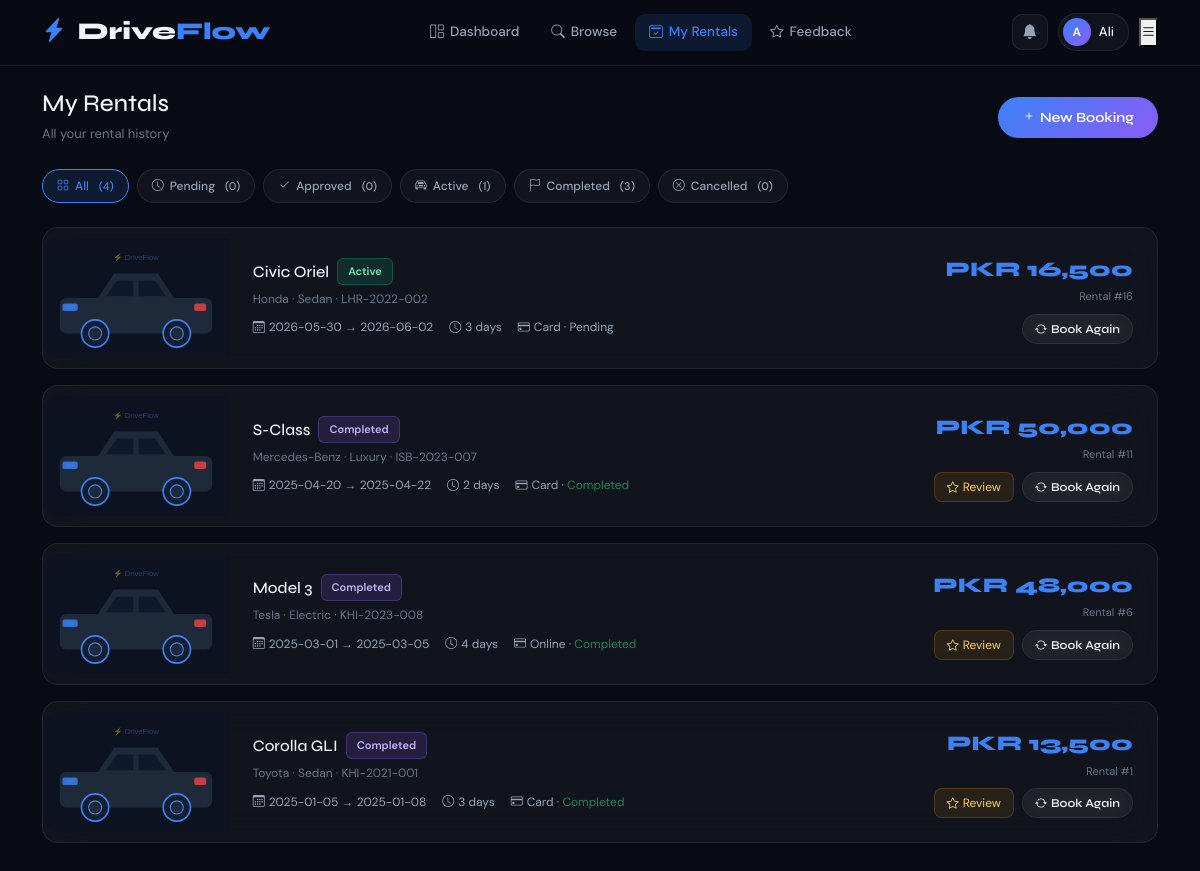
/customer/my_rentals.php (signed in), run on the app's committed database.
### tables this page shows
CREATE TABLE rentals (
    id INT AUTO_INCREMENT PRIMARY KEY,
    user_id INT NOT NULL,
    vehicle_id INT NOT NULL,
    start_date DATE NOT NULL,
    end_date DATE NOT NULL,
    total_price DECIMAL(10,2) NOT NULL,
    rental_status ENUM('Pending','Approved','Active','Completed','Cancelled') DEFAULT 'Pending',
    notes TEXT,
    created_at TIMESTAMP DEFAULT CURRENT_TIMESTAMP,
    FOREIGN KEY (user_id) REFERENCES users(id) ON DELETE CASCADE,
    FOREIGN KEY (vehicle_id) REFERENCES vehicles(id) ON DELETE CASCADE
);

CREATE TABLE vehicles (
    id INT AUTO_INCREMENT PRIMARY KEY,
    vehicle_name VARCHAR(150) NOT NULL,
    vehicle_number VARCHAR(50) NOT NULL UNIQUE,
    type_id INT,
    brand VARCHAR(100),
    price_per_day DECIMAL(10,2) NOT NULL,
    status ENUM('Available','Rented','Maintenance') DEFAULT 'Available',
    image VARCHAR(255) DEFAULT 'default.jpg',
    description TEXT,
    seats INT DEFAULT 5,
    fuel_type VARCHAR(50) DEFAULT 'Petrol',
    transmission VARCHAR(50) DEFAULT 'Manual',
    year INT,
    created_at TIMESTAMP DEFAULT CURRENT_TIMESTAMP,
    FOREIGN KEY (type_id) REFERENCES vehicle_types(id) ON DELETE SET NULL
);

CREATE TABLE vehicle_types (
    id INT AUTO_INCREMENT PRIMARY KEY,
    type_name VARCHAR(100) NOT NULL,
    description TEXT,
    created_at TIMESTAMP DEFAULT CURRENT_TIMESTAMP
);

CREATE TABLE payments (
    id INT AUTO_INCREMENT PRIMARY KEY,
    rental_id INT NOT NULL,
    amount DECIMAL(10,2) NOT NULL,
    payment_method ENUM('Cash','Card','Online','Bank Transfer') DEFAULT 'Cash',
    payment_status ENUM('Pending','Completed','Failed','Refunded') DEFAULT 'Pending',
    payment_date TIMESTAMP DEFAULT CURRENT_TIMESTAMP,
    transaction_id VARCHAR(100),
    FOREIGN KEY (rental_id) REFERENCES rentals(id) ON DELETE CASCADE
);

### includes/config.php (called while the page is built, shortened)
<?php
function clean($str) {
    return htmlspecialchars(trim($str), ENT_QUOTES, 'UTF-8');
}
function formatCurrency($amount) {
    return 'PKR ' . number_format($amount, 0);
}
?>

### customer/my_rentals.php (the view, shortened to what this page needs)
<?php
require_once '../includes/config.php';
$db  = getDB();
$uid = $_SESSION['user_id'];
$filterStatus = $_GET['status'] ?? '';
$where = "r.user_id = ?"; $params = [$uid];
$stmt = $db->prepare("SELECT r.*, v.vehicle_name, v.brand, v.image, v.vehicle_number, vt.type_name, p.payment_status, p.payment_method FROM rentals r JOIN vehicles v ON r.vehicle_id=v.id LEFT JOIN vehicle_types vt ON v.type_id=vt.id LEFT JOIN payments p ON p.rental_id=r.id WHERE $where ORDER BY r.created_at DESC");
$stmt->execute($params);
$rentals = $stmt->fetchAll();
$totals = $db->prepare("SELECT rental_status, COUNT(*) as cnt FROM rentals WHERE user_id=? GROUP BY rental_status"); $totals->execute([$uid]); $statusCounts = [];
foreach ($totals->fetchAll() as $row) $statusCounts[$row['rental_status']] = $row['cnt'];
?>
<!DOCTYPE html><html lang="en"><head>
<link href="https://cdn.jsdelivr.net/npm/bootstrap@5.3.0/dist/css/bootstrap.min.css" rel="stylesheet">
<link href="https://cdn.jsdelivr.net/npm/bootstrap-icons@1.11.0/font/bootstrap-icons.css" rel="stylesheet">
<link href="../assets/css/main.css" rel="stylesheet">
<link href="../assets/css/customer.css" rel="stylesheet">
</head><body>
<?php include '../includes/customer_nav.php'; ?>
<div class="customer-wrapper">
  <div class="container py-4">
    <div class="d-flex align-items-center justify-content-between mb-4 flex-wrap gap-3">
      <div><h4 class="mb-1">My Rentals</h4><p style="color:var(--text-muted);font-size:13px;margin:0;">All your rental history</p></div>
      <a href="<?= SITE_URL ?>/customer/browse.php" class="btn btn-primary-glow btn-sm"><i class="bi bi-plus me-1"></i>New Booking</a>
    </div>
    <div class="d-flex gap-2 flex-wrap mb-4">
      <a href="?status=" class="filter-chip <?= !$filterStatus ? 'active' : '' ?>">
        <i class="bi bi-grid"></i>All <span style="margin-left:4px;font-size:11px;">(<?= array_sum($statusCounts) ?>)</span>
      </a>
      <?php
      $chips = ['Pending'=>'clock','Approved'=>'check2','Active'=>'car-front','Completed'=>'flag','Cancelled'=>'x-circle'];
      foreach ($chips as $s => $icon): $count = $statusCounts[$s] ?? 0; ?>
      <a href="?status=<?= $s ?>" class="filter-chip <?= $filterStatus===$s ? 'active' : '' ?>">
        <i class="bi bi-<?= $icon ?>"></i><?= $s ?> <span style="margin-left:4px;font-size:11px;">(<?= $count ?>)</span>
      </a>
      <?php endforeach; ?>
    </div>
    <?php if (empty($rentals)): ?>
      <div class="empty-state glass-card" style="padding:60px 20px;">
        <i class="bi bi-calendar2-x"></i>
        <h5>No Rentals Found</h5>
        <p><?= $filterStatus ? "No $filterStatus rentals." : "You haven't made any bookings yet." ?></p>
        <a href="<?= SITE_URL ?>/customer/browse.php" class="btn btn-primary-glow mt-3"><i class="bi bi-search me-2"></i>Browse Vehicles</a>
      </div>
    <?php else: ?>
    <div class="row g-3">
      <?php foreach ($rentals as $r):
        $days = max(1, (int)((strtotime($r['end_date']) - strtotime($r['start_date'])) / 86400));
        $imgPath = '../assets/images/vehicles/'.$r['image'];
        $imgUrl  = ($r['image'] && $r['image'] !== 'default.jpg' && file_exists($imgPath)) ? $imgPath : '../assets/images/car-placeholder.svg';
      ?>
      <div class="col-12">
        <div class="glass-card" style="padding:0;overflow:hidden;">
          <div class="row g-0 align-items-center">
            <div class="col-md-3 col-lg-2">
              <img src="<?= $imgUrl ?>" alt="" style="width:100%;height:120px;object-fit:cover;border-radius:var(--radius) 0 0 var(--radius);">
            </div>
            <div class="col-md-9 col-lg-10">
              <div class="p-4 d-flex align-items-center justify-content-between flex-wrap gap-3">
                <div>
                  <div class="d-flex align-items-center gap-2 mb-1">
                    <h5 class="mb-0" style="font-size:1rem;"><?= clean($r['vehicle_name']) ?></h5>
                    <span class="badge-<?= strtolower($r['rental_status']) ?>"><?= $r['rental_status'] ?></span>
                  </div>
                  <p style="font-size:12px;color:var(--text-muted);margin-bottom:8px;">
                    <?= clean($r['brand']) ?> · <?= clean($r['type_name'] ?? '') ?> · <?= clean($r['vehicle_number']) ?>
                  </p>
                  <div class="d-flex flex-wrap gap-3" style="font-size:12px;color:var(--text-secondary);">
                    <span><i class="bi bi-calendar3 me-1"></i><?= $r['start_date'] ?> → <?= $r['end_date'] ?></span>
                    <span><i class="bi bi-clock me-1"></i><?= $days ?> day<?= $days > 1 ? 's' : '' ?></span>
                    <span><i class="bi bi-credit-card me-1"></i><?= $r['payment_method'] ?? 'Cash' ?> · <span class="<?= $r['payment_status']==='Completed' ? 'text-success' : '' ?>"><?= $r['payment_status'] ?? 'Pending' ?></span></span>
                  </div>
                </div>
                <div class="text-end">
                  <div style="font-family:var(--font-display);font-size:1.3rem;font-weight:800;color:var(--accent-blue);"><?= formatCurrency($r['total_price']) ?></div>
                  <div style="font-size:11px;color:var(--text-muted);margin-bottom:8px;">Rental #<?= $r['id'] ?></div>
                  <div class="d-flex gap-2 justify-content-end flex-wrap">
                    <?php if ($r['rental_status'] === 'Completed'): ?>
                      <a href="<?= SITE_URL ?>/customer/feedback.php?vehicle_id=<?= $r['vehicle_id'] ?>" class="btn btn-sm" style="background:rgba(245,158,11,0.1);border:1px solid rgba(245,158,11,0.2);color:#fcd34d;border-radius:8px;font-size:12px;padding:5px 12px;">
                        <i class="bi bi-star me-1"></i>Review
                      </a>
                    <?php endif; ?>
                    <a href="<?= SITE_URL ?>/customer/browse.php" class="btn btn-glass btn-sm" style="font-size:12px;padding:5px 12px;">
                      <i class="bi bi-arrow-repeat me-1"></i>Book Again
                    </a>
                  </div>
                </div>
              </div>
            </div>
          </div>
        </div>
      </div>
      <?php endforeach; ?>
    </div>
    <?php endif; ?>
  </div>
</div>
</body></html>

### assets/css/main.css (style rules this page uses)
:root { --dark-bg: #080b14; --dark-card: #0d1220; --dark-border: rgba(255,255,255,0.07); --dark-surface: #111827; --accent-blue: #3b82f6; --accent-purple: #8b5cf6; --accent-cyan: #06b6d4; --accent-pink: #ec4899; --accent-green: #10b981; --accent-orange: #f59e0b; --gradient-1: linear-gradient(135deg, #3b82f6, #8b5cf6); --gradient-2: linear-gradient(135deg, #06b6d4, #3b82f6); --gradient-3: linear-gradient(135deg, #ec4899, #8b5cf6); --text-primary: #f1f5f9; --text-secondary: #94a3b8; --text-muted: #64748b; --glass-bg: rgba(255,255,255,0.04); --glass-border: rgba(255,255,255,0.08); --shadow-glow: 0 0 30px rgba(59,130,246,0.2); --font-display: 'Syne', sans-serif; --font-body: 'DM Sans', sans-serif; --radius: 16px; --radius-sm: 10px; --transition: all 0.3s cubic-bezier(0.4, 0, 0.2, 1); }
*, *::before, *::after { box-sizing: border-box; margin: 0; padding: 0; }
html { scroll-behavior: smooth; }
body { background-color: var(--dark-bg); color: var(--text-primary); font-family: var(--font-body); font-size: 15px; line-height: 1.7; overflow-x: hidden; }
h1, h2, h3, h4, h5, h6 { font-family: var(--font-display); color: var(--text-primary); }
.glass-card { background: var(--glass-bg); backdrop-filter: blur(20px); -webkit-backdrop-filter: blur(20px); border: 1px solid var(--glass-border); border-radius: var(--radius); padding: 24px; transition: var(--transition); }
.btn-primary-glow { background: var(--gradient-1); border: none; color: #fff; font-family: var(--font-display); font-weight: 600; border-radius: 50px; padding: 10px 24px; transition: var(--transition); position: relative; overflow: hidden; }
.btn-primary-glow::before { content: ''; position: absolute; inset: 0; background: linear-gradient(135deg, rgba(255,255,255,0.2), transparent); opacity: 0; transition: var(--transition); }
.btn-glass { background: var(--glass-bg); border: 1px solid var(--glass-border); color: var(--text-primary); font-family: var(--font-display); font-weight: 600; border-radius: 50px; padding: 10px 24px; transition: var(--transition); backdrop-filter: blur(10px); }
.badge-active { background: rgba(16,185,129,0.15); color: #6ee7b7; border: 1px solid rgba(16,185,129,0.3); border-radius: 6px; padding: 3px 10px; font-size: 11px; font-weight: 600; }
.badge-completed { background: rgba(139,92,246,0.15); color: #c4b5fd; border: 1px solid rgba(139,92,246,0.3); border-radius: 6px; padding: 3px 10px; font-size: 11px; font-weight: 600; }

### assets/css/customer.css (style rules this page uses)
.customer-wrapper { min-height: calc(100vh - 62px); padding-bottom: 40px; }
.filter-chip { display: inline-flex; align-items: center; gap: 6px; padding: 6px 14px; background: var(--glass-bg); border: 1px solid var(--glass-border); border-radius: 50px; color: var(--text-secondary); font-size: 12px; font-weight: 500; cursor: pointer; transition: var(--transition); text-decoration: none; }
.filter-chip:hover, .filter-chip.active { background: rgba(59,130,246,0.12); border-color: var(--accent-blue); color: var(--accent-blue); }

### data on the page
rentals: vehicle.vehicle_name "Civic Oriel", rental_status "Active", vehicle.brand "Honda", vehicle_types.type_name "Sedan", vehicle.vehicle_number "LHR-2022-002", start_date "2026-05-30", end_date "2026-06-02", days "3", payments.payment_method "Card", payments.payment_status "Pending", total_price "PKR 16,500", id "16"
rentals: vehicle.vehicle_name "S-Class", rental_status "Completed", vehicle.brand "Mercedes-Benz", vehicle_types.type_name "Luxury", vehicle.vehicle_number "ISB-2023-007", start_date "2025-04-20", end_date "2025-04-22", days "2", payments.payment_method "Card", payments.payment_status "Completed", total_price "PKR 50,000", id "11"
rentals: vehicle.vehicle_name "Model 3", rental_status "Completed", vehicle.brand "Tesla", vehicle_types.type_name "Electric", vehicle.vehicle_number "KHI-2023-008", start_date "2025-03-01", end_date "2025-03-05", days "4", payments.payment_method "Online", payments.payment_status "Completed", total_price "PKR 48,000", id "6"
rentals: vehicle.vehicle_name "Corolla GLI", rental_status "Completed", vehicle.brand "Toyota", vehicle_types.type_name "Sedan", vehicle.vehicle_number "KHI-2021-001", start_date "2025-01-05", end_date "2025-01-08", days "3", payments.payment_method "Card", payments.payment_status "Completed", total_price "PKR 13,500", id "1"

### other printed values
substr($_SESSION['full_name'],0,1) "A"
explode(' ',$_SESSION['full_name'])[0] "Ali"
array_sum($statusCounts) "4"
$s "Pending"
$count "0"
$s "Approved"
$s "Active"
$count "1"
$s "Completed"
$count "3"
$s "Cancelled"
